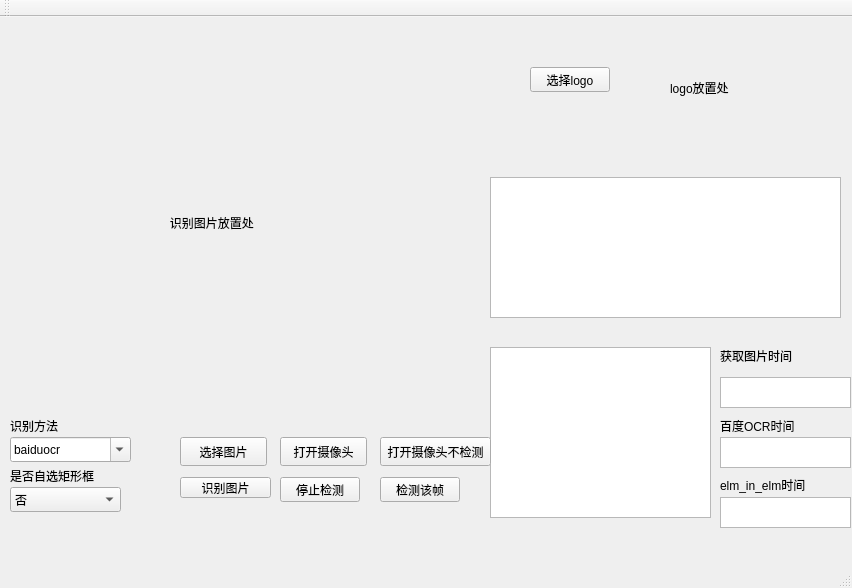
<?xml version="1.0" encoding="UTF-8"?>
<ui version="4.0">
 <class>MainWindow</class>
 <widget class="QMainWindow" name="MainWindow">
  <property name="geometry">
   <rect>
    <x>0</x>
    <y>0</y>
    <width>852</width>
    <height>588</height>
   </rect>
  </property>
  <property name="windowTitle">
   <string>OCR文字识别</string>
  </property>
  <widget class="QWidget" name="centralWidget">
   <widget class="QPushButton" name="openfile">
    <property name="geometry">
     <rect>
      <x>180</x>
      <y>420</y>
      <width>87</width>
      <height>29</height>
     </rect>
    </property>
    <property name="text">
     <string>选择图片</string>
    </property>
   </widget>
   <widget class="QLabel" name="PICTURE">
    <property name="geometry">
     <rect>
      <x>30</x>
      <y>20</y>
      <width>421</width>
      <height>371</height>
     </rect>
    </property>
    <property name="text">
     <string>                                          识别图片放置处</string>
    </property>
    <property name="textFormat">
     <enum>Qt::AutoText</enum>
    </property>
    <property name="scaledContents">
     <bool>true</bool>
    </property>
   </widget>
   <widget class="QPushButton" name="opencamera">
    <property name="geometry">
     <rect>
      <x>280</x>
      <y>420</y>
      <width>87</width>
      <height>29</height>
     </rect>
    </property>
    <property name="text">
     <string>打开摄像头</string>
    </property>
   </widget>
   <widget class="QTextEdit" name="textEdit">
    <property name="geometry">
     <rect>
      <x>490</x>
      <y>330</y>
      <width>221</width>
      <height>171</height>
     </rect>
    </property>
   </widget>
   <widget class="QPushButton" name="pushButton">
    <property name="geometry">
     <rect>
      <x>380</x>
      <y>420</y>
      <width>111</width>
      <height>29</height>
     </rect>
    </property>
    <property name="text">
     <string>打开摄像头不检测</string>
    </property>
   </widget>
   <widget class="QPushButton" name="stop">
    <property name="geometry">
     <rect>
      <x>280</x>
      <y>460</y>
      <width>80</width>
      <height>25</height>
     </rect>
    </property>
    <property name="text">
     <string>停止检测</string>
    </property>
   </widget>
   <widget class="QTextEdit" name="textEdit_2">
    <property name="geometry">
     <rect>
      <x>490</x>
      <y>160</y>
      <width>351</width>
      <height>141</height>
     </rect>
    </property>
   </widget>
   <widget class="QPushButton" name="close">
    <property name="geometry">
     <rect>
      <x>380</x>
      <y>460</y>
      <width>80</width>
      <height>25</height>
     </rect>
    </property>
    <property name="text">
     <string>检测该帧</string>
    </property>
   </widget>
   <widget class="QComboBox" name="comboBox">
    <property name="geometry">
     <rect>
      <x>10</x>
      <y>420</y>
      <width>121</width>
      <height>25</height>
     </rect>
    </property>
    <property name="editable">
     <bool>true</bool>
    </property>
    <item>
     <property name="text">
      <string>baiduocr</string>
     </property>
    </item>
    <item>
     <property name="text">
      <string>opencv+elm</string>
     </property>
    </item>
   </widget>
   <widget class="QLabel" name="label">
    <property name="geometry">
     <rect>
      <x>10</x>
      <y>400</y>
      <width>54</width>
      <height>17</height>
     </rect>
    </property>
    <property name="text">
     <string>识别方法</string>
    </property>
   </widget>
   <widget class="QLabel" name="label_3">
    <property name="geometry">
     <rect>
      <x>670</x>
      <y>20</y>
      <width>111</width>
      <height>101</height>
     </rect>
    </property>
    <property name="text">
     <string>logo放置处</string>
    </property>
   </widget>
   <widget class="QPushButton" name="logo">
    <property name="geometry">
     <rect>
      <x>530</x>
      <y>50</y>
      <width>80</width>
      <height>25</height>
     </rect>
    </property>
    <property name="text">
     <string>选择logo</string>
    </property>
   </widget>
   <widget class="QPushButton" name="pushButton_2">
    <property name="geometry">
     <rect>
      <x>180</x>
      <y>460</y>
      <width>91</width>
      <height>21</height>
     </rect>
    </property>
    <property name="text">
     <string>识别图片</string>
    </property>
   </widget>
   <widget class="QLabel" name="label_2">
    <property name="geometry">
     <rect>
      <x>720</x>
      <y>330</y>
      <width>81</width>
      <height>17</height>
     </rect>
    </property>
    <property name="text">
     <string>获取图片时间</string>
    </property>
   </widget>
   <widget class="QTextEdit" name="textEdit_3">
    <property name="geometry">
     <rect>
      <x>720</x>
      <y>360</y>
      <width>131</width>
      <height>31</height>
     </rect>
    </property>
   </widget>
   <widget class="QLabel" name="label_4">
    <property name="geometry">
     <rect>
      <x>720</x>
      <y>400</y>
      <width>81</width>
      <height>17</height>
     </rect>
    </property>
    <property name="text">
     <string>百度OCR时间</string>
    </property>
   </widget>
   <widget class="QTextEdit" name="textEdit_4">
    <property name="geometry">
     <rect>
      <x>720</x>
      <y>420</y>
      <width>131</width>
      <height>31</height>
     </rect>
    </property>
   </widget>
   <widget class="QLabel" name="label_5">
    <property name="geometry">
     <rect>
      <x>10</x>
      <y>450</y>
      <width>101</width>
      <height>17</height>
     </rect>
    </property>
    <property name="text">
     <string>是否自选矩形框</string>
    </property>
   </widget>
   <widget class="QComboBox" name="comboBox_2">
    <property name="geometry">
     <rect>
      <x>10</x>
      <y>470</y>
      <width>111</width>
      <height>25</height>
     </rect>
    </property>
    <item>
     <property name="text">
      <string>否</string>
     </property>
    </item>
    <item>
     <property name="text">
      <string>是</string>
     </property>
    </item>
   </widget>
   <widget class="QLabel" name="label_6">
    <property name="geometry">
     <rect>
      <x>720</x>
      <y>460</y>
      <width>91</width>
      <height>16</height>
     </rect>
    </property>
    <property name="text">
     <string>elm_in_elm时间</string>
    </property>
   </widget>
   <widget class="QTextEdit" name="textEdit_5">
    <property name="geometry">
     <rect>
      <x>720</x>
      <y>480</y>
      <width>131</width>
      <height>31</height>
     </rect>
    </property>
   </widget>
   <zorder>openfile</zorder>
   <zorder>opencamera</zorder>
   <zorder>textEdit</zorder>
   <zorder>pushButton</zorder>
   <zorder>stop</zorder>
   <zorder>textEdit_2</zorder>
   <zorder>close</zorder>
   <zorder>comboBox</zorder>
   <zorder>label</zorder>
   <zorder>label_3</zorder>
   <zorder>logo</zorder>
   <zorder>pushButton_2</zorder>
   <zorder>label_2</zorder>
   <zorder>textEdit_3</zorder>
   <zorder>label_4</zorder>
   <zorder>textEdit_4</zorder>
   <zorder>label_5</zorder>
   <zorder>comboBox_2</zorder>
   <zorder>PICTURE</zorder>
   <zorder>label_6</zorder>
   <zorder>textEdit_5</zorder>
  </widget>
  <widget class="QMenuBar" name="menuBar">
   <property name="geometry">
    <rect>
     <x>0</x>
     <y>0</y>
     <width>852</width>
     <height>22</height>
    </rect>
   </property>
  </widget>
  <widget class="QToolBar" name="mainToolBar">
   <attribute name="toolBarArea">
    <enum>TopToolBarArea</enum>
   </attribute>
   <attribute name="toolBarBreak">
    <bool>false</bool>
   </attribute>
  </widget>
  <widget class="QStatusBar" name="statusBar"/>
 </widget>
 <layoutdefault spacing="6" margin="11"/>
 <resources/>
 <connections/>
</ui>
